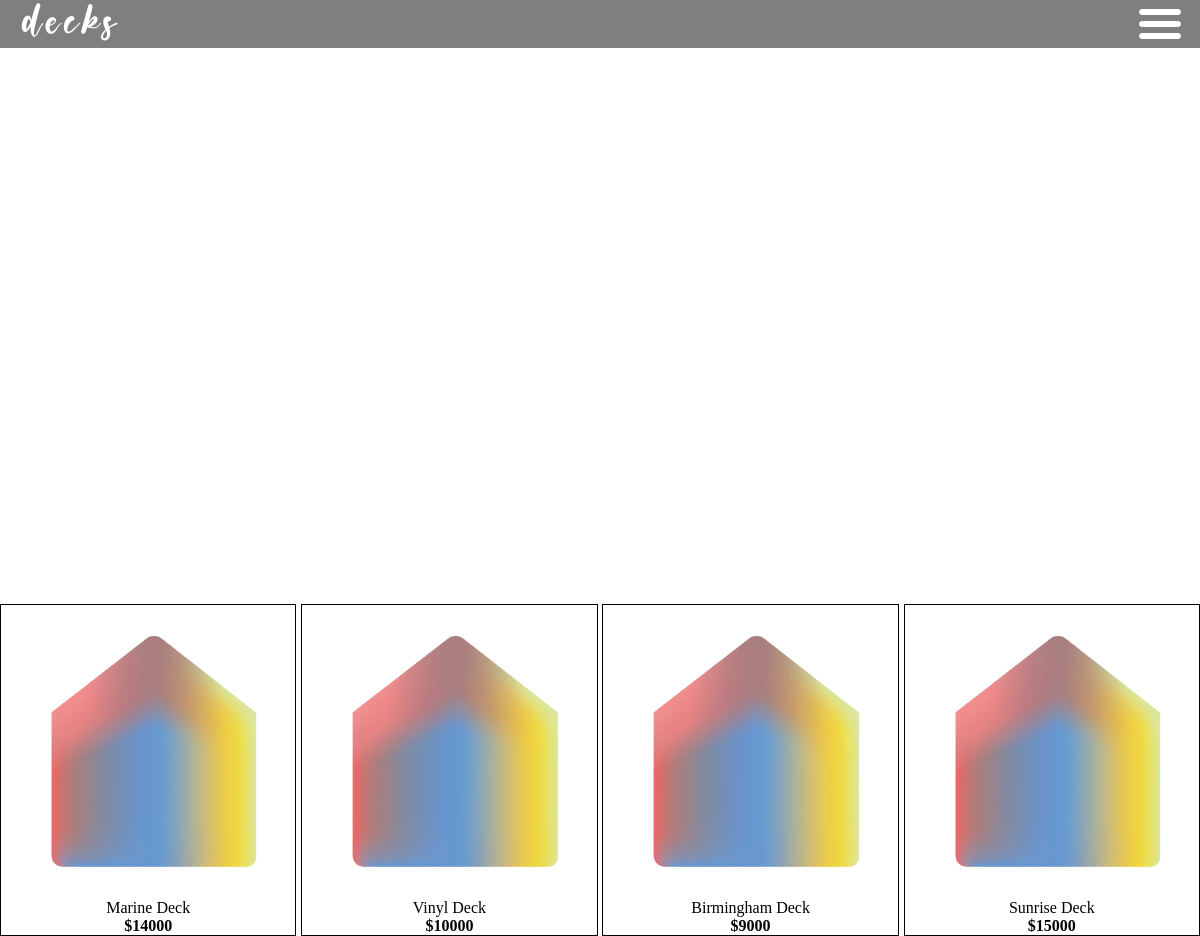
Before: / with the older database file.
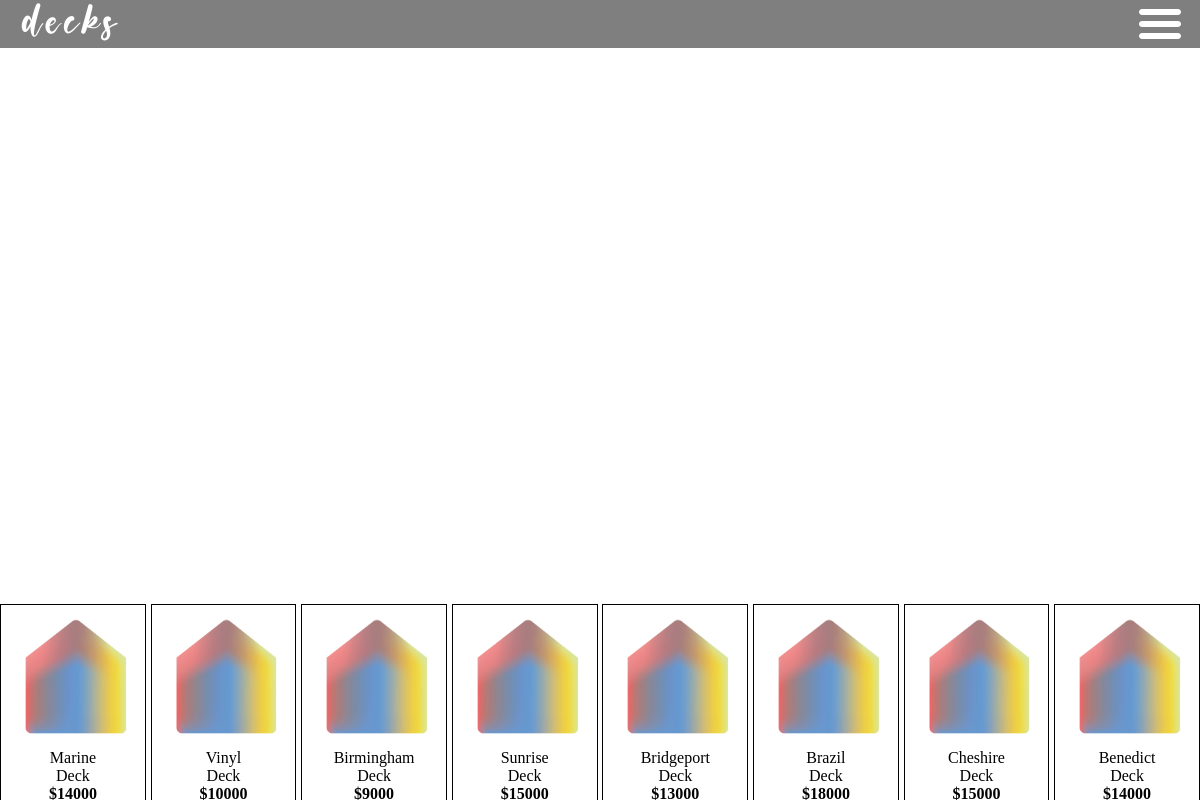
After: the same page with the newer database file.
### decksite/models.py (models this page shows, shortened)
class Project(models.Model):
    projectName = models.CharField(max_length=200)
    projectPrice = models.IntegerField()
    projectDescription = models.TextField()
    projectID = models.AutoField(primary_key = True)
    date_added = models.DateTimeField(auto_now_add=True)
    projectThumb = models.FileField(blank=True, null=True, storage=OverwriteStorage())

### decksite/views.py (the view)
# urls.py: path('', views.index, name = 'index'),
def index(request):
    projects = Project.objects.all()
    context = {'projects':projects}
    return render(request, 'decksite/DeckSiteMobile.html', context)

### decksite/templates/decksite/DeckSiteMobile.html (shortened to what this page needs)
<!doctype html>
<html>
<head>
{%load static%}
<link href="{% static 'decksite/css/DeckSiteMobile.css' %}" rel="stylesheet" type="text/css">
</head>
<body>
	<header>
		<div id ="Hero">
			<div id="NavBar">
				<div id="SiteNameContainer">
					<div id="SiteName">decks</div>
				</div>
				{%load static%}
			</div>
			<video width="100%" height = "100%" id="HeroVideo" autoplay muted loop>
				{%load static%}
				<source src="{% static 'decksite/videos/Sequence01.mp4' %}" type="video/mp4">
			</video>
		</div>
	</header>
	<main>
		<div id="RecentProjects">
			{%for project in projects %}
				<div class = "IndividualProject">
					{%load static%}
					<img src = "{%static 'decksite/icons/project.svg' %}" alt="Project Image" class="ProjectImage">
					<div class = "ProjectName">
						{{project.projectName}}
					</div>
					<div class = "ProjectPrice">
						${{project.projectPrice}}
					</div>
				</div>
				{%empty%}
					<div> No projects to display. </div>
			{%endfor%}
		</div>
	</main>
</body>
</html>

### decksite/static/decksite/css/DeckSiteMobile.css (style rules this page uses)
body { margin: 0; }
#NavBar { display: flex; width:100%; height: 3em; background-color: rgba(0.5, 0.5, 0.5, 0.5); justify-content: space-between; position:absolute; top: 0; color: white; }
#SiteNameContainer { width: 50%; padding-left: 1.5em; display:flex; align-items: center; }
#SiteName { font-family: "Honey Baby"; font-style: normal; font-weight: 400; font-size: 3em; letter-spacing: 0.1em; }
#Hero { position: relative; top: 0; }
#RecentProjects { display: grid; grid-template-columns: repeat(auto-fit, minmax(100px, 1fr)); grid-gap: 0.3em; grid-auto-rows: auto; }
.IndividualProject { display: flex; border: 1px solid; align-items: center; justify-content: center; flex-direction: column; }
.ProjectPrice { font-weight:600; }
.ProjectName { padding-left: 3em; padding-right:3em; text-align: center; }

Changed rows visible on the page:
added Project: projectName "Bridgeport Deck", projectPrice "13000"
added Project: projectName "Brazil Deck", projectPrice "18000"
added Project: projectName "Cheshire Deck", projectPrice "15000"
added Project: projectName "Benedict Deck", projectPrice "14000"
